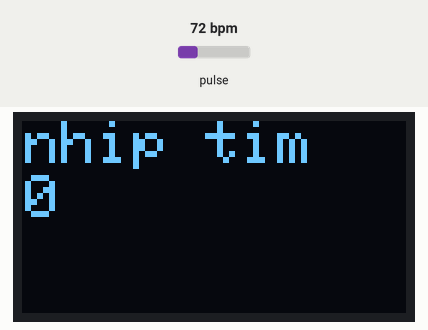
Simulated run of this sketch. Board: Arduino Uno, built with avr-gcc and run on an emulated ATmega328P. Shown: 128×64 one-colour display. The inputs (shaded band) are chosen by the test bench; at power-on: pulse 72 bpm. The display library's start-up logo is not drawn; what the sketch prints to the serial monitor is not drawn.

Above: at 3.1 s.
At 4.2 s:
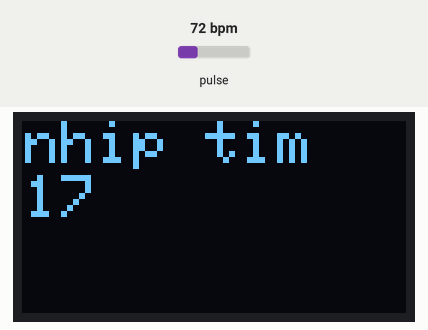
4.3 s: pulse set to 42 bpm
At 6.6 s:
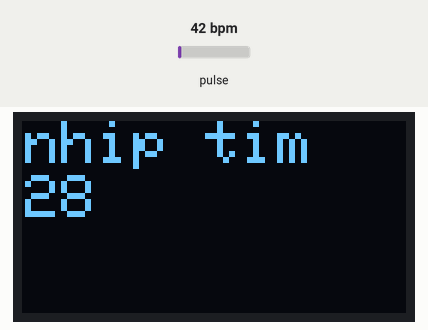
7.3 s: pulse set to 130 bpm
At 7.72 s:
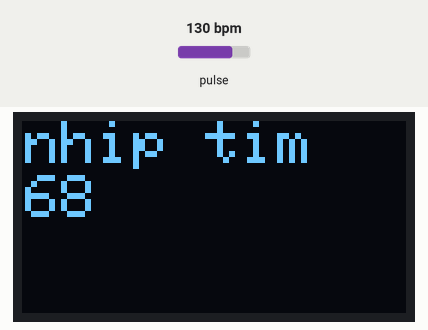
9.4 s: pulse set to 70 bpm
At 10.9 s:
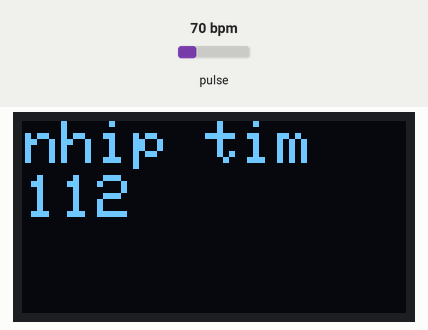
Timing chart, 0 to 12.4 s (numbered marks = the images above; inputs shaded):
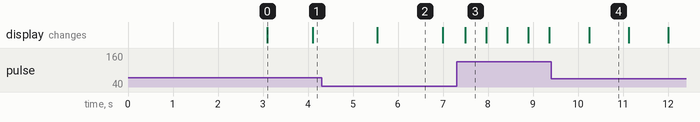

Measured:
- after the input at 7.3 s, the display: changes after 0.19 s (image 3)
- after the input at 9.4 s, the display: changes after 0.84 s (image 4)
- what the display in image 0 shows lasts 1.0 s, from 3.1 s to 4.1 s
- what the display in image 2 shows lasts 1.5 s, from 5.5 s to 7.0 s
- what the display in image 3 shows lasts 0.5 s, from 7.5 s to 8.0 s
- what the display in image 4 shows lasts 0.9 s, from 10.2 s to 11.1 s

The sketch:

test_read_hearbeat_and_show_lcd.ino
```cpp
#include <Adafruit_GFX.h>
#include <Adafruit_SSD1306.h>
#include <Wire.h>
#include "MAX30105.h"
#include "heartRate.h"    //khai báo thư viện

MAX30105 sensor;

const byte RATE_SIZE  = 4;
byte rates[RATE_SIZE];
byte rateSpot = 0;
long lastBeat = 0;
float beatsPerMinute;
int beatAvg;      //khai báo để sử dụng tính toán nhịp tim

#define SCREEN_WIDTH  128
#define SCREEN_HEIGHT 64
#define OLED_RESET    -1 //khai báo giá trị cho LCD

Adafruit_SSD1306 display(SCREEN_WIDTH, SCREEN_HEIGHT, &Wire, OLED_RESET);


void setup() {
  display.begin(SSD1306_SWITCHCAPVCC,  0x3C);
  display.display();
  delay(3000);
  sensor.begin(Wire, I2C_SPEED_FAST);
  sensor.setup();
  sensor.setPulseAmplitudeRed(0xff);
  Serial.begin(9600);
}

void loop() {
 long irValue = sensor.getIR();
      display.clearDisplay();
    display.setTextSize(2);
    display.setTextColor(WHITE);
    display.setCursor(1,0);
    display.println("nhip tim");
    display.setCursor(1,18);
    display.println(beatAvg);
    display.display();

  if (checkForBeat(irValue) == true)
  {
    display.clearDisplay();

    display.setTextSize(2);
    display.setTextColor(WHITE);
    display.setCursor(1,0);
    display.println("nhip tim");
    display.setCursor(1,18);
    display.println(beatAvg);
    Serial.println(beatAvg);
    display.display();
    delay(100);

    long delta = millis()  - lastBeat;
    lastBeat  = millis();

    beatsPerMinute = 60 / (delta / 1000.0);

    if (beatsPerMinute < 255 && beatsPerMinute > 20)
    {
      rates[rateSpot++] = (byte)beatsPerMinute;
      rateSpot %= RATE_SIZE;


      beatAvg = 0;
      for (byte x = 0 ; x < RATE_SIZE  ; x++)
        beatAvg += rates[x];
      beatAvg /= RATE_SIZE;
    }
  }


}
```
